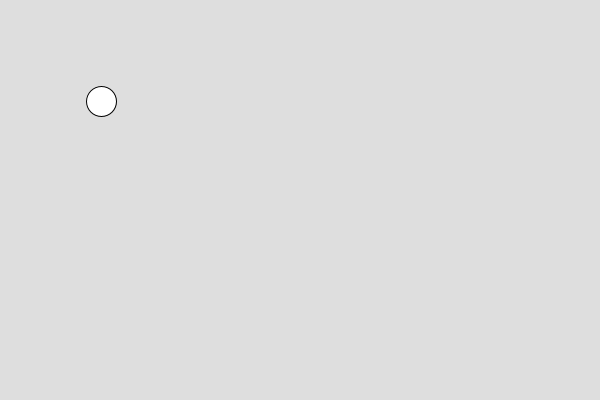
Frame 1 (no input)
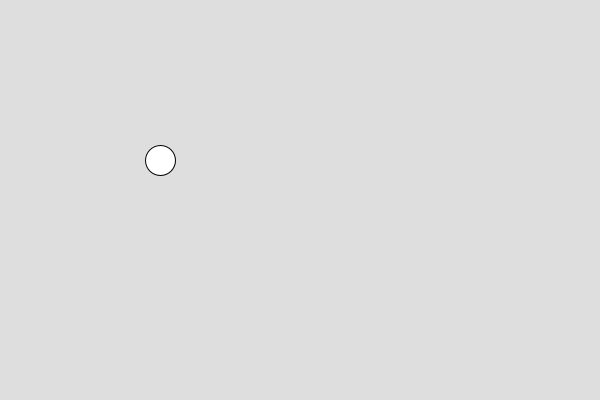
Frame 60 (the mouse pressed at the canvas centre just before this capture)
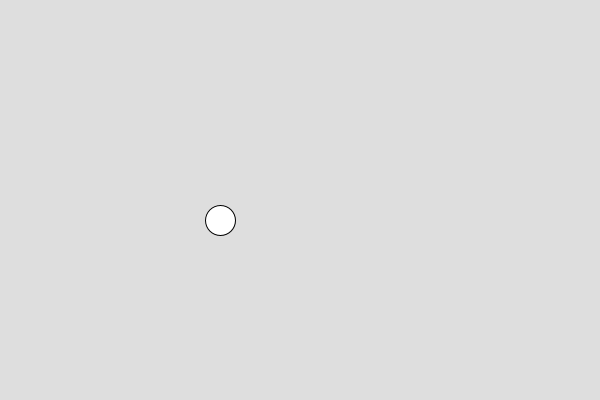
Frame 120 (the mouse held since frame 60 and released just before this capture)

The Processing sketch that drew these frames (run headless with seeded random() and noise(); from frame 60 on, the mouse is pressed at the canvas centre):

// Processing sketch: sesion1_ejercicio4
// ── sesion1_ejercicio4.pde
/*
Sesión 1 Ejercicio 4
 */
//Variables de posición
int posX=100;
int posY=100;
//variables de dirección
int dirX=1;
int dirY=1;
void setup() {
  size(600, 400);
}
void draw() {
  background(222);
  //Cálculo para el eje X
  posX=posX+dirX;
  if (posX>width) {
    dirX=-1;
  }
  if (posX<0) {
    dirX=1;
  }
  //Cálculo para el eje Y
  posY=posY+dirY;
  if (posY>height) {
    dirY=-1;
  }
  if (posY<0) {
    dirY=1;
  }
  //Pintamos la primitiva primaria
  ellipse(posX, posY, 30, 30);
}
